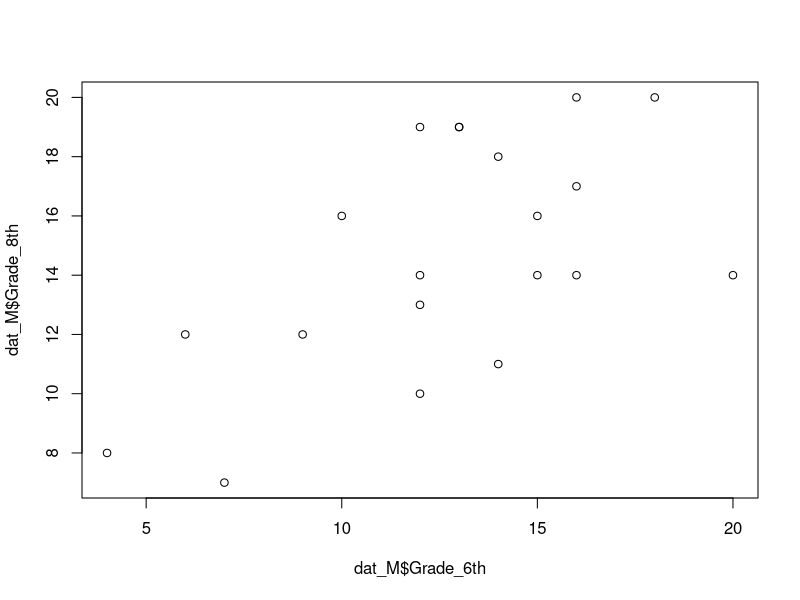
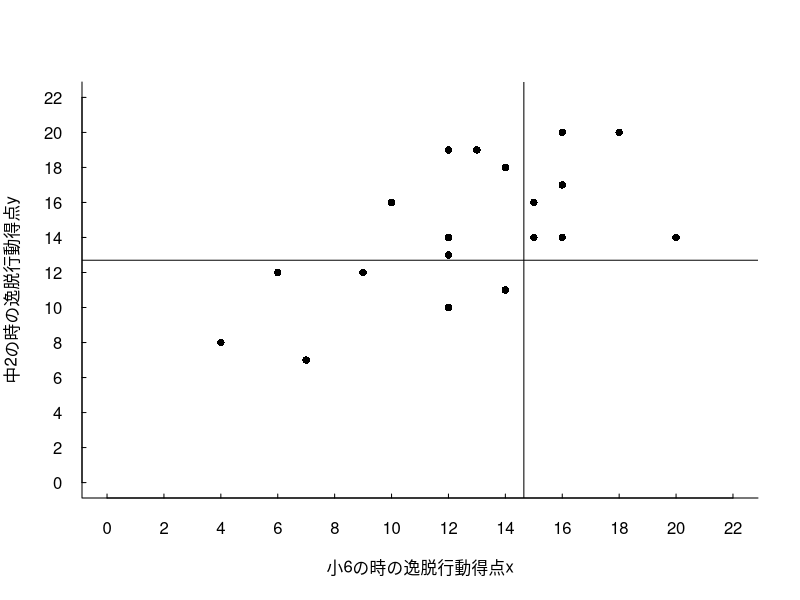
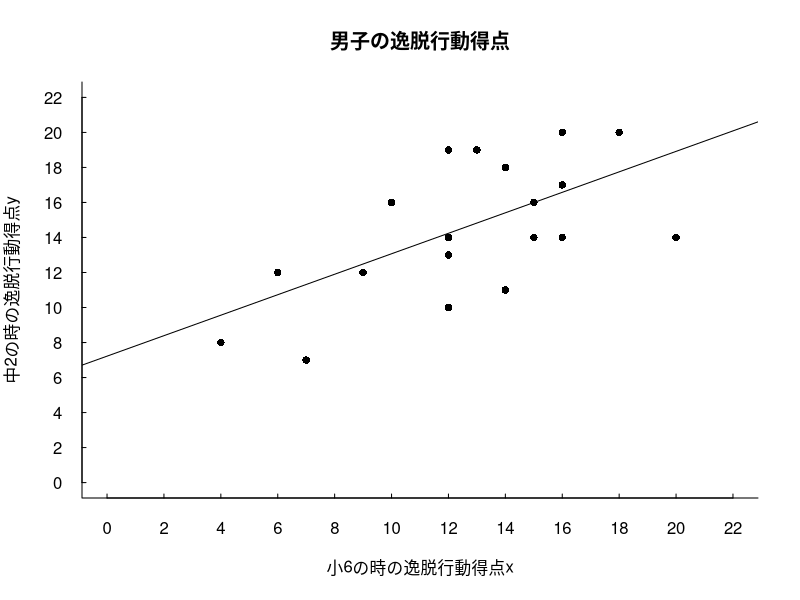
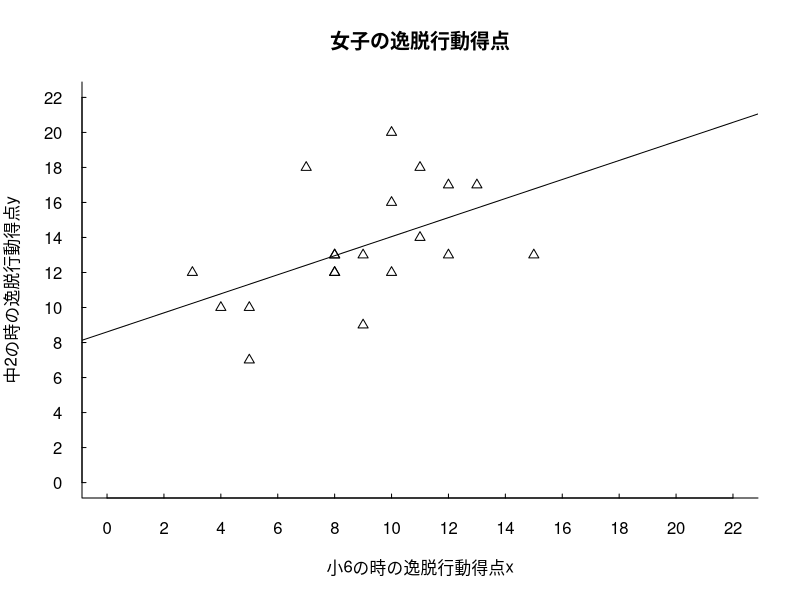
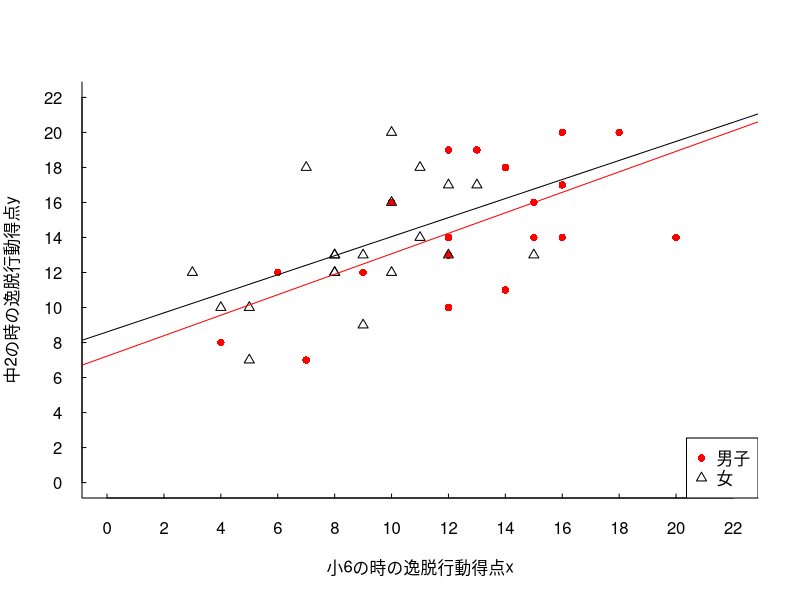
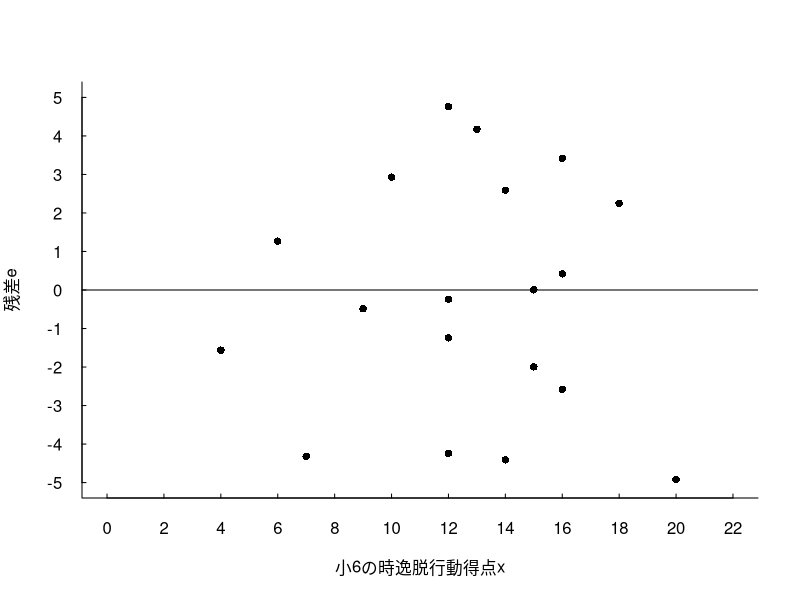
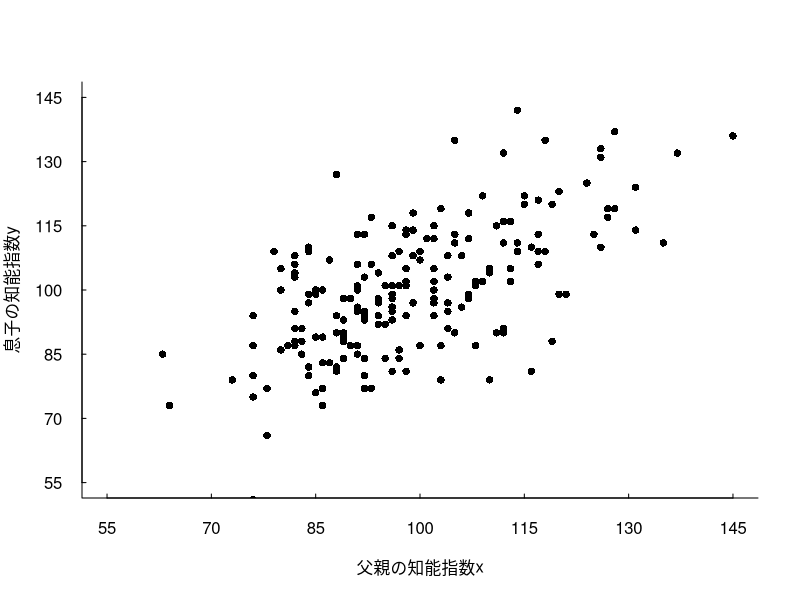
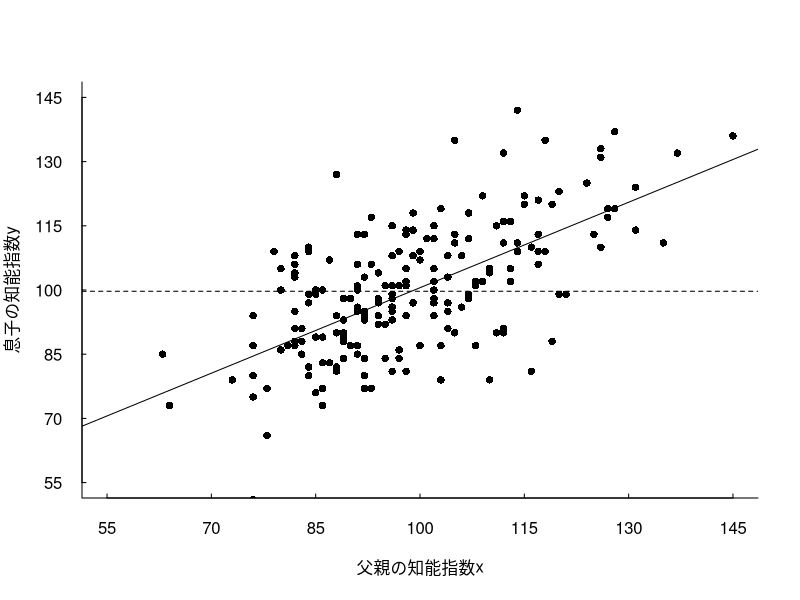

Write R code to recreate these figures, in order.
## ---- chunk 1
dat <- read.csv(file = "data/itsudatsu_data.csv")
## ---- chunk 2
head(dat)
## ---- chunk 3
dat_M <- subset(dat, sex == 1)
## ---- chunk 4
dat_M
## ---- chunk 5
plot(dat_M$Grade_6th, dat_M$Grade_8th)
## ---- chunk 6
plot(dat_M$Grade_6th, dat_M$Grade_8th, 
     pch = 16,
     xlim = c(0, 22), 
     ylim = c(0,22), 
     las = 1,
     bty = "l",
     tcl = 0.2,
     xaxp = c(0, 22, 11),
     yaxp = c(0, 22, 11),
     xlab = "小6の時の逸脱行動得点x",
     ylab = "中2の時の逸脱行動得点y")
abline(h = mean(dat_M$Grade_6th), v = mean(dat_M$Grade_8th))
## ---- chunk 7
mean(dat_M$Grade_6th)
## ---- chunk 8
mean(dat_M$Grade_8th)
## ---- chunk 9
hensa_x <- dat_M$Grade_6th - mean(dat_M$Grade_6th)
hensa_y <- dat_M$Grade_8th - mean(dat_M$Grade_8th)
hensa_x
hensa_y
## ---- chunk 10
hensa_x * hensa_y
## ---- chunk 11
mean(hensa_x * hensa_y)
## ---- chunk 12
sum(hensa_x * hensa_y) / (20 - 1)
## ---- chunk 13
cov(dat_M$Grade_6th, dat_M$Grade_8th)
## ---- chunk 14
sd_x <- sqrt(mean(hensa_x ^2))
sd_y <- sqrt(mean(hensa_y ^2))
soukan <- mean(hensa_x * hensa_y) / (sd_x * sd_y)
soukan
## ---- chunk 15
cor(dat_M$Grade_6th, dat_M$Grade_8th)
## ---- chunk 16
b_M <- soukan * (sd_y / sd_x)
b_M
a_M  <- mean(dat_M$Grade_8th) - (b_M * mean(dat_M$Grade_6th))
a_M
## ---- chunk 17
dat_F <- subset(dat, sex == 2)
## ---- chunk 18
hensa_x_F <- dat_F$Grade_6th - mean(dat_F$Grade_6th)
hensa_y_F <- dat_F$Grade_8th - mean(dat_F$Grade_8th)
sd_x_F <- sqrt(mean(hensa_x_F ^2))
sd_y_F <- sqrt(mean(hensa_y_F ^2))
sd_x_F
sd_y_F
cor(dat_F$Grade_6th, dat_F$Grade_8th)
## ---- chunk 19
b_F <- cor(dat_F$Grade_6th, dat_F$Grade_8th) *(sd_y_F / sd_x_F)
b_F
a_F <- mean(dat_F$Grade_8th) - (b_F * mean(dat_F$Grade_6th))
a_F
## ---- chunk 20
plot(dat_M$Grade_6th, dat_M$Grade_8th, 
     pch = 16,
     xlim = c(0, 22), 
     ylim = c(0,22), 
     las = 1,
     bty = "l",
     tcl = 0.2,
     xaxp = c(0, 22, 11),
     yaxp = c(0, 22, 11),
     xlab = "小6の時の逸脱行動得点x",
     ylab = "中2の時の逸脱行動得点y",
     main =  "男子の逸脱行動得点")
abline(a = a_M, b = b_M)
## ---- chunk 21
plot(dat_F$Grade_6th, dat_F$Grade_8th, 
     pch = 2,
     xlim = c(0, 22), 
     ylim = c(0,22), 
     las = 1,
     bty = "l",
     tcl = 0.2,
     xaxp = c(0, 22, 11),
     yaxp = c(0, 22, 11),
     xlab = "小6の時の逸脱行動得点x",
     ylab = "中2の時の逸脱行動得点y",
     main =  "女子の逸脱行動得点")
abline(a = a_F, b = b_F)
## ---- chunk 22
plot(0, 0, 
     type = "n",
     xlim = c(0, 22), 
     ylim = c(0,22), 
     las = 1,
     bty = "l",
     tcl = 0.2,
     xaxp = c(0, 22, 11),
     yaxp = c(0, 22, 11),
     xlab = "小6の時の逸脱行動得点x",
     ylab = "中2の時の逸脱行動得点y")

points(dat_M$Grade_6th, dat_M$Grade_8th,
       pch = 16, col = "red")
points(dat_F$Grade_6th, dat_F$Grade_8th,
       pch = 2)
abline(a = a_M, b = b_M,
       col = "red")
abline(a = a_F, b = b_F)

legend("bottomright", 
       legend = c("男子", "女"),
       pch = c(16, 2),
       col = c("red", "black"))
## ---- chunk 23
fit_M <- lm(Grade_8th ~ Grade_6th, data = dat_M)
fit_F <- lm(Grade_8th ~ Grade_6th, data = dat_F)
fit_M
fit_F
## ---- chunk 24
summary(fit_M)
summary(fit_F)
## ---- chunk 25
pred_M <- a_M + (b_M * dat_M$Grade_6th)
e_M <- dat_M$Grade_8th - pred_M
e_M
## ---- chunk 26
plot(dat_M$Grade_6th, e_M, 
     pch = 16,
     xlim = c(0, 22), 
     ylim = c(-5,5), 
     las = 1,
     bty = "l",
     tcl = 0.2,
     xaxp = c(0, 22, 11),
     yaxp = c(-5, 5, 10),
     xlab = "小6の時逸脱行動得点x",
     ylab = "残差e")
abline(h = 0)
## ---- chunk 27
cor(dat_M$Grade_6th, e_M)
cor(pred_M, e_M)
## ---- chunk 28
round(cor(dat_M$Grade_6th, e_M), 3)
round(cor(pred_M, e_M), 3)
## ---- chunk 29
fit_M$residuals
e_M
## ---- chunk 30
fit_M$fitted.values
pred_M
## ---- chunk 31
mean((pred_M - mean(pred_M))^2)
## ---- chunk 32
mean((dat_M$Grade_8th - mean(dat_M$Grade_8th))^2) * (cor(dat_M$Grade_6th, dat_M$Grade_8th) ^2)
## ---- chunk 33
mean((e_M - mean(e_M))^2)
## ---- chunk 34
mean((dat_M$Grade_8th - mean(dat_M$Grade_8th))^2) * (1 - (cor(dat_M$Grade_6th, dat_M$Grade_8th) ^2))
## ---- chunk 35
cor(dat_M$Grade_6th, dat_M$Grade_8th) ^2
## ---- chunk 36
summary(fit_M)
## ---- chunk 37
s_e <- sqrt(mean((dat_M$Grade_8th - mean(dat_M$Grade_8th))^2)) * sqrt((1 - cor(dat_M$Grade_6th, dat_M$Grade_8th) ^2))
s_e
## ---- chunk 38
s_e * sqrt((20 / (20 - 2)))
## ---- chunk 39
summary(fit_M)
## ---- chunk 40
set.seed(1234)
library(MASS)
sim_cor <- mvrnorm(200, mu = c(100, 100), Sigma = matrix(c(15*15, 15*15*0.6, 15*15*0.6, 15*15), ncol = 2))
sim_cor <- data.frame(father = round(sim_cor[,1]), son = round(sim_cor[,2]))
## ---- chunk 41
head(sim_cor)
## ---- chunk 42
plot(sim_cor$father, sim_cor$son, 
     pch = 16,
     xlim = c(55, 145), 
     ylim = c(55,145), 
     las = 1,
     bty = "l",
     tcl = 0.2,
     xaxp = c(55, 145, 6),
     yaxp = c(55, 145, 6),
     xlab = "父親の知能指数x",
     ylab = "息子の知能指数y")
## ---- chunk 43
fit_yhat <- lm(son ~ father, data = sim_cor)
summary(fit_yhat)
## ---- chunk 44
plot(sim_cor$father, sim_cor$son, 
     pch = 16,
     xlim = c(55, 145), 
     ylim = c(55,145), 
     las = 1,
     bty = "l",
     tcl = 0.2,
     xaxp = c(55, 145, 6),
     yaxp = c(55, 145, 6),
     xlab = "父親の知能指数x",
     ylab = "息子の知能指数y")
abline(fit_yhat)
abline(h = mean(sim_cor$son), lty = 2)
## ---- chunk 45
sim_cor_100over <- subset(sim_cor, sim_cor$father >= 100)
head(sim_cor_100over)
## ---- chunk 46
plot(sim_cor_100over$father, sim_cor_100over$son, 
     pch = 16,
     xlim = c(55, 145), 
     ylim = c(55,145), 
     las = 1,
     bty = "l",
     tcl = 0.2,
     xaxp = c(55, 145, 6),
     yaxp = c(55, 145, 6),
     xlab = "父親の知能指数x",
     ylab = "息子の知能指数y")
## ---- chunk 47
fit_100over <- lm(son ~ father, data = sim_cor_100over)
summary(fit_100over)
## ---- chunk 48
summary(fit_yhat)
## ---- chunk 49
plot(sim_cor_100over$father, sim_cor_100over$son, 
     pch = 16,
     xlim = c(55, 145), 
     ylim = c(55,145), 
     las = 1,
     bty = "l",
     tcl = 0.2,
     xaxp = c(55, 145, 6),
     yaxp = c(55, 145, 6),
     xlab = "父親の知能指数x",
     ylab = "息子の知能指数y")
abline(fit_yhat, lty = 2)
abline(fit_100over, lty = 1)
legend("bottomright", 
       legend = c("選抜前", "選抜後"),
       lty = c(2, 1))
## ---- chunk 50
cor(sim_cor$father, sim_cor$son)
cor(sim_cor_100over$father, sim_cor_100over$son)
## ---- chunk 51
mean(sim_cor$father)
mean(sim_cor_100over$father)
## ---- chunk 52
mean(sim_cor$son)
mean(sim_cor_100over$son)
## ---- chunk 53
sqrt(mean((sim_cor$father - mean(sim_cor$father))^2))
sqrt(mean((sim_cor_100over$father - mean(sim_cor_100over$father))^2))
## ---- chunk 54
sqrt(mean((sim_cor$son - mean(sim_cor$son))^2))
sqrt(mean((sim_cor_100over$son - mean(sim_cor_100over$son))^2))
## ---- chunk 55
cor(sim_cor$father, sim_cor$son)
cor(sim_cor_100over$father, sim_cor_100over$son)
## ---- chunk 56
fit_yhat$coefficients
fit_100over$coefficients
## ---- chunk 57
cor(sim_cor$father, sim_cor$son) * (sqrt(mean((sim_cor$father - mean(sim_cor$father))^2)) / sqrt(mean((sim_cor$son - mean(sim_cor$son))^2)))
cor(sim_cor_100over$father, sim_cor_100over$son) * (sqrt(mean((sim_cor_100over$father - mean(sim_cor_100over$father))^2)) / sqrt(mean((sim_cor_100over$son - mean(sim_cor_100over$son))^2)))
## ---- chunk 58
x <- c(4, 6, 7, 9, 10, 12, 13, 14, 15, 16,18 ,20)
x
## ---- chunk 59


## ---- chunk 60


## ---- chunk 61


## ---- chunk 62


## ---- chunk 63


## ---- chunk 64
x_old <- c(3, 5, 2, 11, 17, 21, 20)
y_old <- c(6, 11, 3, 17, 26, 12, 5)
## ---- chunk 65



## ---- chunk 66


## ---- chunk 67


## ---- chunk 68


